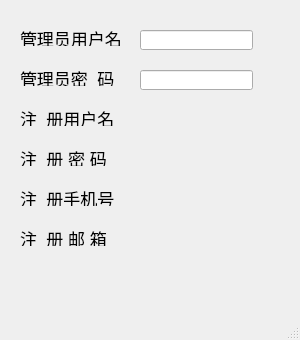
<?xml version="1.0" encoding="UTF-8"?>
<ui version="4.0">
 <class>MainWindow</class>
 <widget class="QMainWindow" name="MainWindow">
  <property name="enabled">
   <bool>true</bool>
  </property>
  <property name="geometry">
   <rect>
    <x>0</x>
    <y>0</y>
    <width>300</width>
    <height>340</height>
   </rect>
  </property>
  <property name="sizePolicy">
   <sizepolicy hsizetype="Preferred" vsizetype="Preferred">
    <horstretch>0</horstretch>
    <verstretch>0</verstretch>
   </sizepolicy>
  </property>
  <property name="minimumSize">
   <size>
    <width>300</width>
    <height>340</height>
   </size>
  </property>
  <property name="maximumSize">
   <size>
    <width>300</width>
    <height>340</height>
   </size>
  </property>
  <property name="baseSize">
   <size>
    <width>260</width>
    <height>340</height>
   </size>
  </property>
  <property name="windowTitle">
   <string>注册</string>
  </property>
  <property name="windowIcon">
   <iconset>
    <normaloff>images/KK.jpg</normaloff>images/KK.jpg</iconset>
  </property>
  <widget class="QWidget" name="centralwidget">
   <widget class="QLabel" name="label">
    <property name="geometry">
     <rect>
      <x>20</x>
      <y>30</y>
      <width>111</width>
      <height>16</height>
     </rect>
    </property>
    <property name="font">
     <font>
      <pointsize>13</pointsize>
     </font>
    </property>
    <property name="text">
     <string>管理员用户名</string>
    </property>
   </widget>
   <widget class="QLabel" name="label_2">
    <property name="geometry">
     <rect>
      <x>20</x>
      <y>70</y>
      <width>111</width>
      <height>16</height>
     </rect>
    </property>
    <property name="font">
     <font>
      <pointsize>13</pointsize>
     </font>
    </property>
    <property name="text">
     <string>管理员密  码</string>
    </property>
   </widget>
   <widget class="QLineEdit" name="lineEdit">
    <property name="geometry">
     <rect>
      <x>140</x>
      <y>30</y>
      <width>113</width>
      <height>20</height>
     </rect>
    </property>
   </widget>
   <widget class="QLineEdit" name="lineEdit_2">
    <property name="geometry">
     <rect>
      <x>140</x>
      <y>70</y>
      <width>113</width>
      <height>20</height>
     </rect>
    </property>
   </widget>
   <widget class="QLabel" name="label_3">
    <property name="geometry">
     <rect>
      <x>20</x>
      <y>110</y>
      <width>111</width>
      <height>16</height>
     </rect>
    </property>
    <property name="font">
     <font>
      <pointsize>13</pointsize>
     </font>
    </property>
    <property name="text">
     <string>注  册用户名</string>
    </property>
   </widget>
   <widget class="QLabel" name="label_4">
    <property name="geometry">
     <rect>
      <x>20</x>
      <y>150</y>
      <width>111</width>
      <height>16</height>
     </rect>
    </property>
    <property name="font">
     <font>
      <pointsize>13</pointsize>
     </font>
    </property>
    <property name="text">
     <string>注  册 密 码</string>
    </property>
   </widget>
   <widget class="QLabel" name="label_5">
    <property name="geometry">
     <rect>
      <x>20</x>
      <y>190</y>
      <width>111</width>
      <height>16</height>
     </rect>
    </property>
    <property name="font">
     <font>
      <pointsize>13</pointsize>
     </font>
    </property>
    <property name="text">
     <string>注  册手机号</string>
    </property>
   </widget>
   <widget class="QLabel" name="label_6">
    <property name="geometry">
     <rect>
      <x>20</x>
      <y>230</y>
      <width>111</width>
      <height>16</height>
     </rect>
    </property>
    <property name="font">
     <font>
      <pointsize>13</pointsize>
     </font>
    </property>
    <property name="text">
     <string>注  册 邮 箱</string>
    </property>
   </widget>
  </widget>
  <widget class="QMenuBar" name="menubar">
   <property name="geometry">
    <rect>
     <x>0</x>
     <y>0</y>
     <width>300</width>
     <height>23</height>
    </rect>
   </property>
  </widget>
  <widget class="QStatusBar" name="statusbar"/>
 </widget>
 <resources/>
 <connections/>
</ui>
